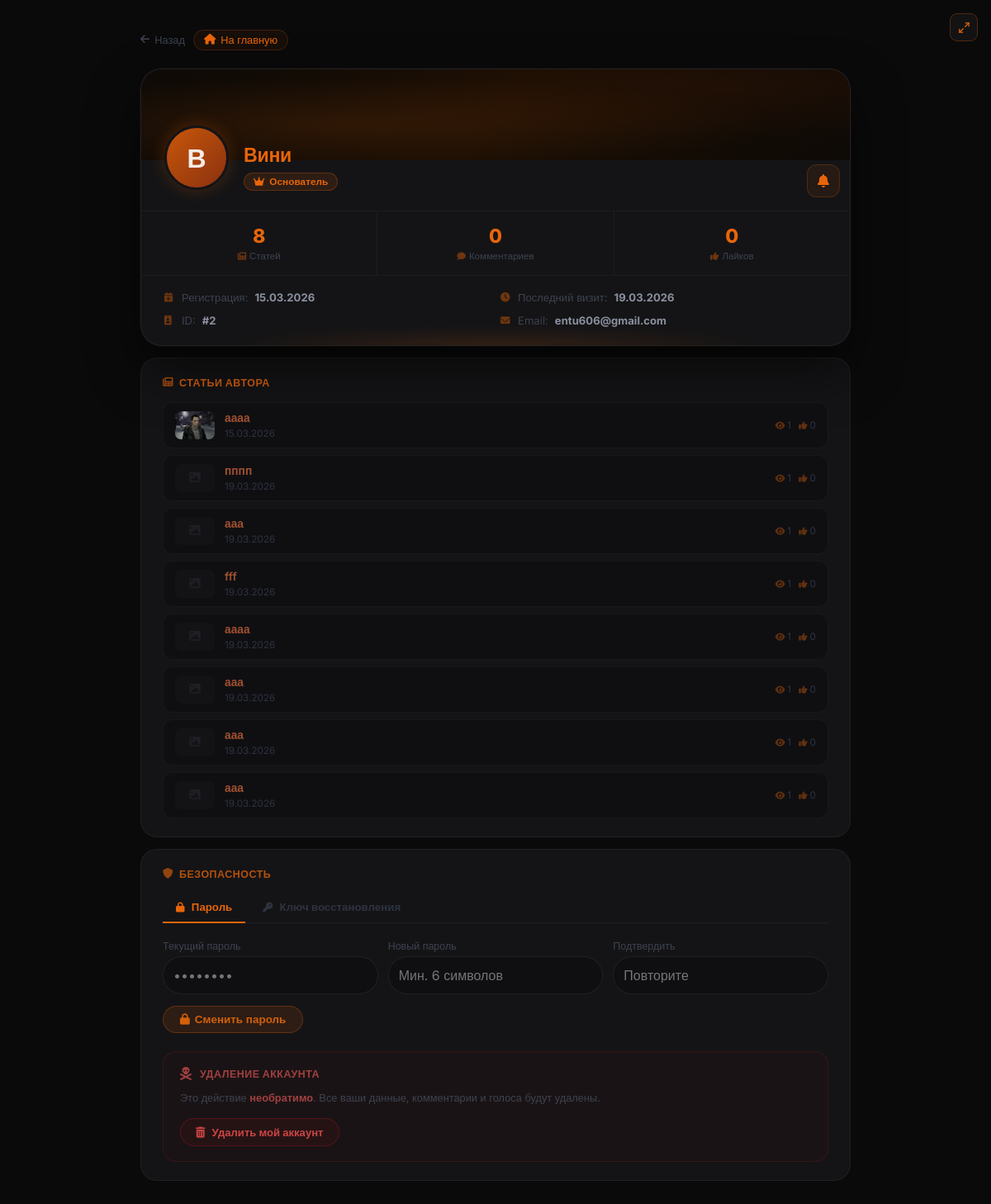
Screenshot of /profile/Вини (signed in) with the database file from the repository.
### models.py (models this page shows, shortened)
class User(db.Model, UserMixin):
    __tablename__ = 'users'
    id             = db.Column(db.Integer, primary_key=True)
    username       = db.Column(db.String(80),  unique=True, nullable=False)
    email          = db.Column(db.String(120), unique=True, nullable=False)
    password_hash  = db.Column(db.String(256), nullable=False)
    role           = db.Column(db.Integer, default=0)
    created_at     = db.Column(db.DateTime, default=datetime.utcnow)   # дата регистрации
    last_seen      = db.Column(db.DateTime, default=datetime.utcnow)
    banned_until   = db.Column(db.DateTime, nullable=True)
    ban_reason     = db.Column(db.String(500), nullable=True)
    banned_by_id   = db.Column(db.Integer, db.ForeignKey('users.id'), nullable=True)
    recovery_key   = db.Column(db.String(256), nullable=True)
    avatar         = db.Column(db.String(300), nullable=True)
    terms_agreed   = db.Column(db.Boolean, default=False)
    privacy_agreed = db.Column(db.Boolean, default=False)
    articles       = db.relationship('Article',  backref='author',     lazy='dynamic', foreign_keys='Article.author_id')
    comments       = db.relationship('Comment',  backref='author',     lazy='dynamic', foreign_keys='Comment.author_id')
    votes          = db.relationship('Vote',     backref='user',       lazy='dynamic')
    extra_pages    = db.relationship('ExtraPage', backref='author',    lazy='dynamic', foreign_keys='ExtraPage.author_id')
    comment_reactions = db.relationship('CommentReaction', backref='user', lazy='dynamic')
    def is_banned(self):
        if self.banned_until and self.banned_until > datetime.utcnow():
            return True
        return False

class Article(db.Model):
    __tablename__ = 'articles'
    id          = db.Column(db.Integer, primary_key=True)
    title       = db.Column(db.String(300), nullable=False)
    preview     = db.Column(db.Text, nullable=True)       # краткое описание
    content     = db.Column(db.Text, nullable=False)
    image       = db.Column(db.String(500), nullable=True)  # URL изображения (старый способ)
    image_file  = db.Column(db.String(300), nullable=True)  # имя файла загруженного изображения
    video_url   = db.Column(db.String(500), nullable=True)  # ссылка на YouTube
    video_file  = db.Column(db.String(300), nullable=True)  # загруженный видео-файл
    category    = db.Column(db.String(50), default='article')
    views       = db.Column(db.Integer, default=0)
    likes       = db.Column(db.Integer, default=0)
    dislikes    = db.Column(db.Integer, default=0)
    created_at  = db.Column(db.DateTime, default=datetime.utcnow)
    updated_at  = db.Column(db.DateTime, default=datetime.utcnow, onupdate=datetime.utcnow)
    author_id   = db.Column(db.Integer, db.ForeignKey('users.id'), nullable=False)
    game_id     = db.Column(db.Integer, db.ForeignKey('games.id'), nullable=True)
    comments    = db.relationship('Comment',      backref='article', lazy='dynamic',
                                  cascade='all, delete-orphan')
    votes       = db.relationship('Vote',         backref='article', lazy='dynamic',
                                  cascade='all, delete-orphan')
    extra_pages = db.relationship('ExtraPage',    backref='article', lazy='dynamic',
                                  cascade='all, delete-orphan')
    dropdown_items = db.relationship('DropdownItem', backref='article', lazy='dynamic',
                                     cascade='all, delete-orphan', order_by='DropdownItem.order')
    article_views  = db.relationship('ArticleView',  backref='article', lazy='dynamic',
                                     cascade='all, delete-orphan')
    def get_image_url(self):
        if self.image_file:
            return f'/static/uploads/{self.image_file}'
        if self.image:
            return self.image
        return None

### app.py (the view)
@app.route('/profile/<username>')
def profile(username):
    user = User.query.filter_by(username=username).first_or_404()
    can_see_email = (current_user.is_authenticated and
                     (current_user.id == user.id or current_user.role >= 3))
    return render_template('profile.html', user=user, can_see_email=can_see_email)

### app.py (called while the page is built)
@login_manager.user_loader
def load_user(user_id):
    return User.query.get(int(user_id))

@app.before_request
def update_last_seen():
    if current_user.is_authenticated:
        from flask import g as _g
        _now = datetime.utcnow()
        _last = session.get('_ls_ts', 0)
        if _now.timestamp() - _last > 60:
            current_user.last_seen = _now
            db.session.commit()
            session['_ls_ts'] = _now.timestamp()

### templates/profile.html (shortened to what this page needs)
{% extends "base.html" %}
{% block content %}
<div class="profile-outer">
<div class="profile-inner">
    <div class="profile-nav-btns">
        <a href="javascript:void(0)" onclick="_profileGoBack()" class="back-link">
            <i class="fas fa-arrow-left"></i> Назад
        </a>
        <a href="{{ url_for('index') }}" class="back-link" style="color:#e8650a;border:1px solid rgba(232,101,10,0.2);border-radius:20px;padding:4px 12px;background:rgba(232,101,10,0.06);" onmouseover="this.style.background='rgba(232,101,10,0.14)'" onmouseout="this.style.background='rgba(232,101,10,0.06)'">
            <i class="fas fa-home"></i> На главную
        </a>
    </div>
    <div class="profile-main-card">
        <div class="profile-banner"></div>
        <div class="profile-info-row">
            <label class="profile-avatar" {% if user.id == current_user.id %}for="avatarFileQuick" title="Сменить аватарку"{% endif %}>
                {% if user.avatar %}
                    <img src="{{ user.avatar }}" alt="{{ user.username }}">
                {% else %}
                    {{ user.username[0] }}
                {% endif %}
            </label>
            <div class="profile-name-block">
                <div class="profile-username">{{ user.username }}</div>
                {% set role_names = {0: ('Участник', 'fas fa-user'), 1: ('Модератор', 'fas fa-shield-alt'), 2: ('Редактор', 'fas fa-pen'), 3: ('Ст. Модератор', 'fas fa-user-shield'), 4: ('Основатель', 'fas fa-crown')} %}
                {% set rname, ricon = role_names.get(user.role, ('Участник', 'fas fa-user')) %}
                <div class="role-badge role-{{ user.role }}"><i class="{{ ricon }}"></i> {{ rname }}</div>
            </div>
            {% if current_user.is_authenticated and current_user.id == user.id %}
            <div style="position:absolute;bottom:16px;right:12px;z-index:10;" id="profileBellWrap">
                <button onclick="toggleProfileBell(event)" title="Уведомления"
                    style="width:40px;height:40px;border-radius:12px;
                           background:rgba(232,101,10,0.08);border:1px solid rgba(232,101,10,0.22);
                           color:#e8650a;font-size:1rem;cursor:pointer;
                           display:flex;align-items:center;justify-content:center;
                           transition:all 0.2s;position:relative;"
                    onmouseover="this.style.background='rgba(232,101,10,0.18)'"
                    onmouseout="this.style.background='rgba(232,101,10,0.08)'">
                    <i class="fas fa-bell"></i>
                </button>
            </div>
            {% endif %}
        </div>
        <div class="profile-stats">
            <div class="stat-box">
                <span class="stat-num">{{ user.articles.count() }}</span>
                <div class="stat-lbl"><i class="fas fa-newspaper"></i> Статей</div>
            </div>
            <div class="stat-box">
                <span class="stat-num">{{ user.comments.count() }}</span>
                <div class="stat-lbl"><i class="fas fa-comment"></i> Комментариев</div>
            </div>
            <div class="stat-box">
                <span class="stat-num">{% set tl = namespace(v=0) %}{% for art in user.articles %}{% set tl.v = tl.v + art.likes %}{% endfor %}{{ tl.v }}</span>
                <div class="stat-lbl"><i class="fas fa-thumbs-up"></i> Лайков</div>
            </div>
        </div>
        <div class="profile-details">
            <div class="detail-row"><i class="fas fa-calendar-plus"></i> Регистрация: <strong>{% if user.created_at %}{{ user.created_at.strftime('%d.%m.%Y') }}{% else %}—{% endif %}</strong></div>
            <div class="detail-row"><i class="fas fa-clock"></i> Последний визит: <strong>{% if user.last_seen %}{{ user.last_seen.strftime('%d.%m.%Y') }}{% else %}—{% endif %}</strong></div>
            <div class="detail-row"><i class="fas fa-id-badge"></i> ID: <strong>#{{ user.id }}</strong></div>
            {% if current_user.is_authenticated and (current_user.id == user.id or current_user.role >= 3) %}
            <div class="detail-row"><i class="fas fa-envelope"></i> Email: <strong>{{ user.email }}</strong></div>
            {% endif %}
        </div>
    </div>
    {% if user.articles.count() > 0 %}
    <div class="sub-card">
        <div class="sub-title"><i class="fas fa-newspaper"></i> Статьи автора</div>
        {% for art in user.articles.limit(10) %}
        <a href="{{ url_for('article', article_id=art.id) }}" class="art-item">
            {% if art.get_image_url() %}
                <img src="{{ art.get_image_url() }}" class="art-thumb" alt="">
            {% else %}
                <div class="art-thumb-ph"><i class="fas fa-image" style="font-size:0.85rem;"></i></div>
            {% endif %}
            <div style="flex:1; min-width:0; position:relative; z-index:1;">
                <div class="art-title-text">{{ art.title }}</div>
                <div class="art-date">{{ art.created_at.strftime('%d.%m.%Y') }}</div>
            </div>
            <div class="art-stats" style="position:relative; z-index:1;">
                <span><i class="fas fa-eye"></i> {{ art.views }}</span>
                <span><i class="fas fa-thumbs-up"></i> {{ art.likes }}</span>
            </div>
        </a>
        {% endfor %}
    </div>
    {% endif %}
    {% if current_user.is_authenticated and current_user.id == user.id %}
    <div class="sub-card">
        <div class="sub-title"><i class="fas fa-shield-alt"></i> Безопасность</div>
        <div class="sec-tabs">
            <div class="sec-tab active" onclick="switchTab('panel-pw', this)"><i class="fas fa-lock" style="margin-right:5px;font-size:0.75rem;"></i> Пароль</div>
            <div class="sec-tab" onclick="switchTab('panel-key', this)"><i class="fas fa-key" style="margin-right:5px;font-size:0.75rem;"></i> Ключ восстановления</div>
        </div>
        <div class="sec-panel active" id="panel-pw">
            <form method="POST" action="{{ url_for('change_password') }}">
                <div style="display:grid; grid-template-columns:1fr 1fr 1fr; gap:12px; margin-bottom:14px;">
                    <div><label class="settings-label">Текущий пароль</label><input type="password" name="current_password" class="settings-input" required placeholder="••••••••"></div>
                    <div><label class="settings-label">Новый пароль</label><input type="password" name="new_password" class="settings-input" required placeholder="Мин. 6 символов"></div>
                    <div><label class="settings-label">Подтвердить</label><input type="password" name="confirm_password" class="settings-input" required placeholder="Повторите"></div>
                </div>
                <button type="submit" class="settings-submit"><i class="fas fa-lock"></i> Сменить пароль</button>
            </form>
        </div>
        <div style="margin-top:22px;padding:18px 20px;background:rgba(140,25,25,0.06);border:1px solid rgba(180,30,30,0.18);border-radius:16px;">
            <div style="display:flex;align-items:center;gap:10px;margin-bottom:12px;">
                <i class="fas fa-skull-crossbones" style="color:#a04040;font-size:1rem;"></i>
                <span style="color:#a04040;font-size:0.78rem;font-weight:800;text-transform:uppercase;letter-spacing:.5px;">Удаление аккаунта</span>
            </div>
            <div style="color:#3d4350;font-size:0.8rem;line-height:1.6;margin-bottom:14px;">
                Это действие <strong style="color:#a04040;">необратимо</strong>. Все ваши данные, комментарии и голоса будут удалены.
            </div>
            <button onclick="document.getElementById('deleteModal').classList.add('active')"
                    style="background:rgba(140,25,25,0.1);border:1px solid rgba(180,30,30,0.3);color:#cc4444;padding:8px 18px;border-radius:20px;font-size:0.82rem;font-weight:700;cursor:pointer;font-family:inherit;transition:all .2s;"
                    onmouseover="this.style.background='rgba(140,25,25,0.2)'" onmouseout="this.style.background='rgba(140,25,25,0.1)'">
                <i class="fas fa-trash-alt" style="margin-right:5px;"></i> Удалить мой аккаунт
            </button>
        </div>
    {% endif %}
</div>
</div>
{% endblock %}

### templates/base.html (style rules this page uses)
* { margin:0; padding:0; box-sizing:border-box; }
body { background:#0a0a0b; color:#f0f0f0; font-family:'Inter',sans-serif; min-height:100vh; display:flex; justify-content:center; align-items:center; padding:20px; }
label { display:block; margin-bottom:5px; color:#aaa; }
input[type="text"], input[type="email"], input[type="password"], select { width:100%; padding:12px; background:#0f0f11; border:1px solid rgba(255,255,255,0.07); border-radius:30px; color:#fff; font-size:1rem; }

### rows the page displays
User: username "В", username "Вини", created_at "15.03.2026", last_seen "19.03.2026", id "2", email "entu606@gmail.com"
Article: get_image_url (picture), title "аааа", created_at "15.03.2026", views "1", likes "0"
Article: title "пппп", created_at "19.03.2026", views "1", likes "0"
Article: title "ааа", created_at "19.03.2026", views "1", likes "0"
Article: title "fff", created_at "19.03.2026", views "1", likes "0"
Article: title "аааа", created_at "19.03.2026", views "1", likes "0"
Article: title "ааа", created_at "19.03.2026", views "1", likes "0"
Article: title "ааа", created_at "19.03.2026", views "1", likes "0"
Article: title "ааа", created_at "19.03.2026", views "1", likes "0"

### other values shown
{{ rname }} "Основатель"
{{ user.articles.count() }} "8"
{{ user.comments.count() }} "0"
{{ tl.v }} "0"
